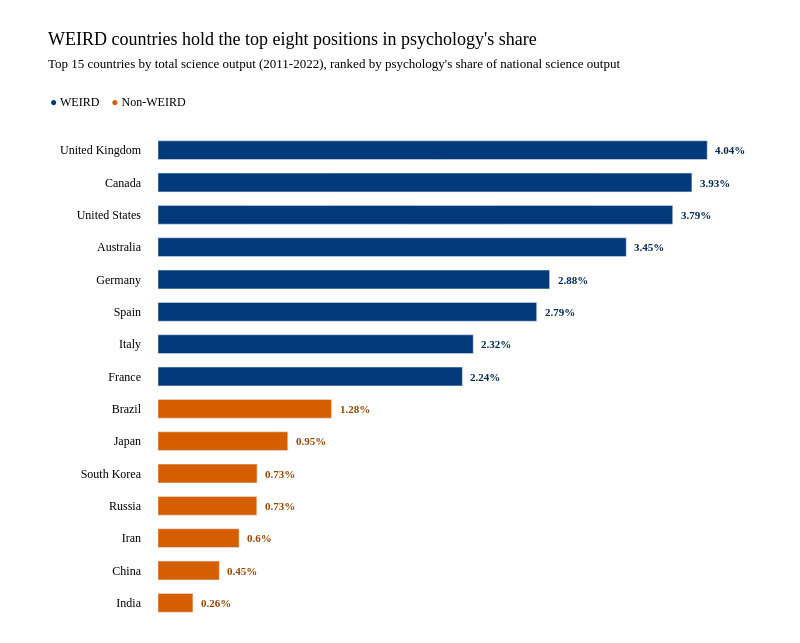

Notebook cell for this chart:
### Markdown cell above
### Ranked by share

Ranking the 15 largest science producers by psychology's share of national output separates them cleanly on WEIRD status.

### Code cell
top_by_share = (country_summary_11_22
                .dropna(subset=['SE_articles_total', 'psych_share'])
                .nlargest(15, 'SE_articles_total')
                .sort_values('psych_share')
                .copy())

WEIRD_COLOR, NONWEIRD_COLOR = LEAD, ALT  # the shared pair from Figure guidelines

color_for = {c: (WEIRD_COLOR if c in WEIRD else NONWEIRD_COLOR) for c in top_by_share['Country']}
colors = [color_for[c] for c in top_by_share['Country']]

rank_fig = go.Figure()

rank_fig.add_trace(go.Bar(
    x=(top_by_share['psych_share'] * 100).round(3).tolist(),
    y=top_by_share['Country'].tolist(),
    orientation='h',
    marker=dict(color=colors),
    showlegend=False,
    hoverinfo="skip",
))

for country, share in zip(top_by_share['Country'], top_by_share['psych_share']):
    rank_fig.add_annotation(
        x=share * 100, y=country, xanchor="left", xshift=6, showarrow=False,
        text=f"<b>{share:.2%}</b>".replace('0%', '%').replace('.0%', '%'),
        font=dict(family=SANS, size=11, color=darken(color_for[country])))

rank_fig.update_xaxes(
    showgrid=False, showticklabels=False, zeroline=False,
    range=[0, top_by_share['psych_share'].max() * 100 * 1.005],
    domain=[0, 1]
    )

rank_fig.update_yaxes(
    showgrid=False, zeroline=False, showspikes=False, ticklabelstandoff=16,
    automargin=False, tickfont=dict(family=SANS, size=12))

rank_fig.update_layout(
    autosize=True, paper_bgcolor=BG, plot_bgcolor=BG, bargap=0.42,
    font=dict(family=SANS, size=12, color="black"),
    # l measured for longest label "United Kingdom"; b is small because the
    # x-axis is hidden, so no tick labels or axis title need room below
    hoverlabel=HOVER, margin=dict(t=20, b=20, l=109, r=51))

titled(rank_fig,
       "WEIRD countries hold the top eight positions in psychology's share",
       "Top 15 countries by total science output (2011-2022), ranked by psychology's share of national science output",
       legend=[("WEIRD", WEIRD_COLOR), ("Non-WEIRD", NONWEIRD_COLOR)],
       png="psych_share_ranked.png", height=643, margin=dict(t=134, b=24, l=158, r=90), title_top=45)

### Figure 1 — Plotly figure (JSON) as saved in the notebook; plotly's stock layout.template omitted (floating-point values rounded to 4 significant figures)
{"data": [{"hoverinfo": "skip", "marker": {"color": ["#D55E00", "#D55E00", "#D55E00", "#D55E00", "#D55E00", "#D55E00", "#D55E00", "#02397a", "#02397a", "#02397a", "#02397a", "#02397a", "#02397a", "#02397a", "#02397a"]}, "orientation": "h", "showlegend": false, "type": "bar", "x": [0.257, 0.451, 0.597, 0.727, 0.729, 0.955, 1.277, 2.24, 2.32, 2.787, 2.882, 3.446, 3.788, 3.929, 4.042], "y": ["India", "China", "Iran", "Russia", "South Korea", "Japan", "Brazil", "France", "Italy", "Spain", "Germany", "Australia", "United States", "Canada", "United Kingdom"]}], "layout": {"annotations": [{"font": {"color": "#994300", "family": "Libre Franklin", "size": 11}, "showarrow": false, "text": "<b>0.26%</b>", "x": 0.2569, "xanchor": "left", "xshift": 6, "y": "India"}, {"font": {"color": "#994300", "family": "Libre Franklin", "size": 11}, "showarrow": false, "text": "<b>0.45%</b>", "x": 0.4506, "xanchor": "left", "xshift": 6, "y": "China"}, {"font": {"color": "#994300", "family": "Libre Franklin", "size": 11}, "showarrow": false, "text": "<b>0.6%</b>", "x": 0.5968, "xanchor": "left", "xshift": 6, "y": "Iran"}, {"font": {"color": "#994300", "family": "Libre Franklin", "size": 11}, "showarrow": false, "text": "<b>0.73%</b>", "x": 0.7267, "xanchor": "left", "xshift": 6, "y": "Russia"}, {"font": {"color": "#994300", "family": "Libre Franklin", "size": 11}, "showarrow": false, "text": "<b>0.73%</b>", "x": 0.7292, "xanchor": "left", "xshift": 6, "y": "South Korea"}, {"font": {"color": "#994300", "family": "Libre Franklin", "size": 11}, "showarrow": false, "text": "<b>0.95%</b>", "x": 0.955, "xanchor": "left", "xshift": 6, "y": "Japan"}, {"font": {"color": "#994300", "family": "Libre Franklin", "size": 11}, "showarrow": false, "text": "<b>1.28%</b>", "x": 1.277, "xanchor": "left", "xshift": 6, "y": "Brazil"}, {"font": {"color": "#012957", "family": "Libre Franklin", "size": 11}, "showarrow": false, "text": "<b>2.24%</b>", "x": 2.24, "xanchor": "left", "xshift": 6, "y": "France"}, {"font": {"color": "#012957", "family": "Libre Franklin", "size": 11}, "showarrow": false, "text": "<b>2.32%</b>", "x": 2.32, "xanchor": "left", "xshift": 6, "y": "Italy"}, {"font": {"color": "#012957", "family": "Libre Franklin", "size": 11}, "showarrow": false, "text": "<b>2.79%</b>", "x": 2.787, "xanchor": "left", "xshift": 6, "y": "Spain"}, {"font": {"color": "#012957", "family": "Libre Franklin", "size": 11}, "showarrow": false, "text": "<b>2.88%</b>", "x": 2.882, "xanchor": "left", "xshift": 6, "y": "Germany"}, {"font": {"color": "#012957", "family": "Libre Franklin", "size": 11}, "showarrow": false, "text": "<b>3.45%</b>", "x": 3.446, "xanchor": "left", "xshift": 6, "y": "Australia"}, {"font": {"color": "#012957", "family": "Libre Franklin", "size": 11}, "showarrow": false, "text": "<b>3.79%</b>", "x": 3.788, "xanchor": "left", "xshift": 6, "y": "United States"}, {"font": {"color": "#012957", "family": "Libre Franklin", "size": 11}, "showarrow": false, "text": "<b>3.93%</b>", "x": 3.929, "xanchor": "left", "xshift": 6, "y": "Canada"}, {"font": {"color": "#012957", "family": "Libre Franklin", "size": 11}, "showarrow": false, "text": "<b>4.04%</b>", "x": 4.042, "xanchor": "left", "xshift": 6, "y": "United Kingdom"}, {"font": {"color": "black", "family": "Libre Franklin", "size": 12}, "showarrow": false, "text": "<span style='color:#02397a'>●</span> WEIRD&nbsp;&nbsp;&nbsp;&nbsp;<span style='color:#D55E00'>●</span> Non-WEIRD", "x": -0.1993, "xanchor": "left", "xref": "paper", "y": 1.085, "yref": "paper"}], "autosize": false, "bargap": 0.42, "font": {"color": "black", "family": "Libre Franklin", "size": 12}, "height": 643, "hoverlabel": {"bgcolor": "white", "bordercolor": "rgba(0, 0, 0, 0.1)", "font": {"color": "black", "family": "Libre Franklin", "size": 12}}, "margin": {"b": 24, "l": 158, "r": 90, "t": 134}, "paper_bgcolor": "white", "plot_bgcolor": "white", "title": {"font": {"color": "black", "family": "Libre Baskerville", "size": 18}, "text": "WEIRD countries hold the top eight positions in psychology's share<br><span style='font-family:Libre Franklin;font-size:13px'>Top 15 countries by total science output (2011-2022), ranked by psychology's share of national science output</span>", "x": 0.06, "xanchor": "left", "xref": "container", "y": 0.93, "yanchor": "top"}, "width": 800, "xaxis": {"domain": [0, 1], "range": [0, 4.062], "showgrid": false, "showticklabels": false, "zeroline": false}, "yaxis": {"automargin": false, "showgrid": false, "showspikes": false, "tickfont": {"family": "Libre Franklin", "size": 12}, "ticklabelstandoff": 16, "zeroline": false}}}
